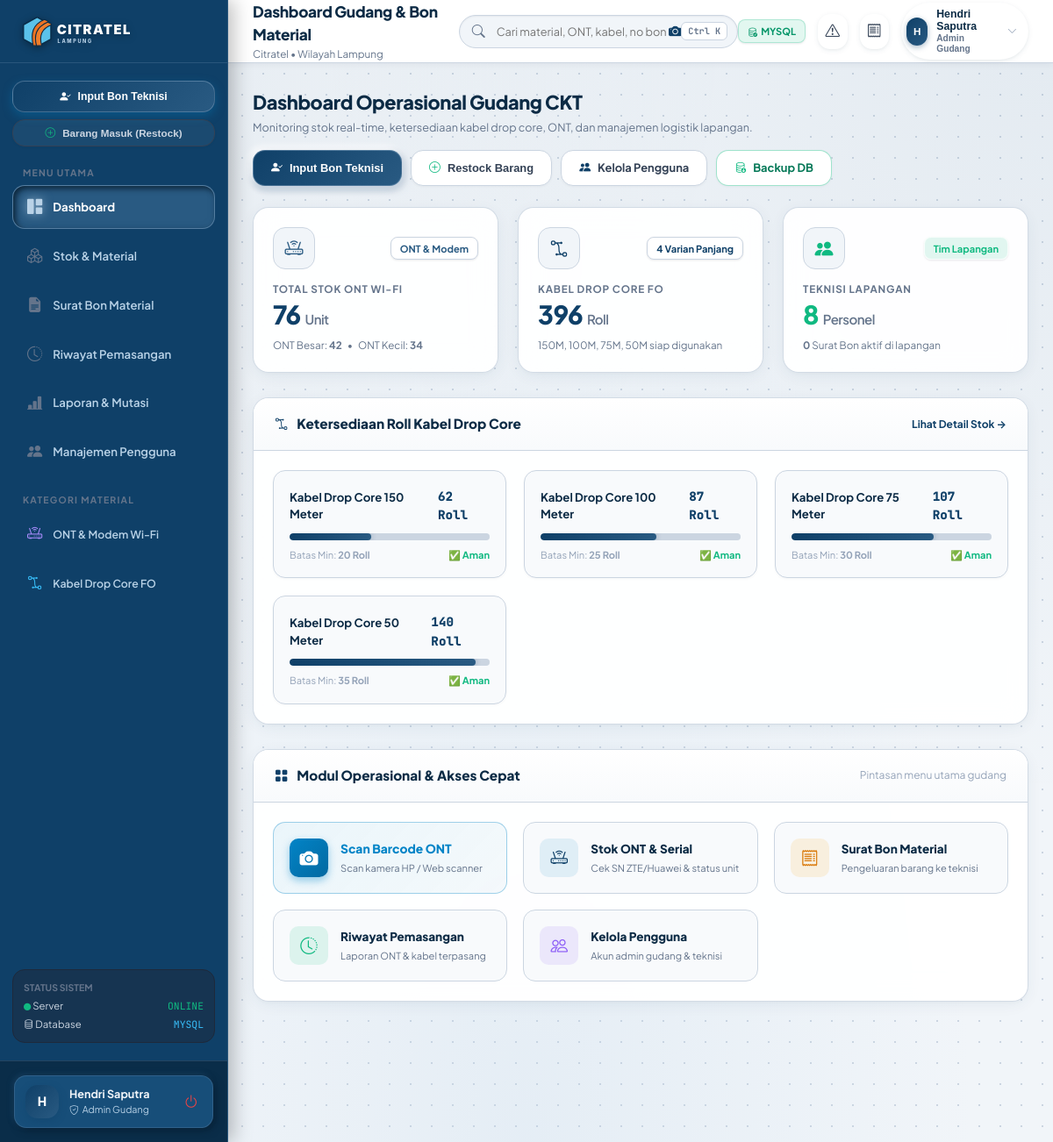
/index.php (signed in), run on the app's committed database.
### tables this page shows
CREATE TABLE `users` (
  `id` int(11) NOT NULL,
  `username` varchar(50) NOT NULL,
  `password` varchar(255) NOT NULL,
  `nik` varchar(50) NOT NULL,
  `name` varchar(100) NOT NULL,
  `role` enum('admin_gudang','teknisi','manager') NOT NULL DEFAULT 'teknisi',
  `department` varchar(100) DEFAULT 'Teknis & Jaringan',
  `avatar` varchar(255) DEFAULT NULL,
  `status` enum('active','inactive') DEFAULT 'active',
  `created_at` datetime DEFAULT current_timestamp()
);

CREATE TABLE `materials` (
  `id` int(11) NOT NULL,
  `category_id` int(11) DEFAULT NULL,
  `code` varchar(50) NOT NULL,
  `name` varchar(150) NOT NULL,
  `brand` varchar(100) DEFAULT NULL,
  `model_type` varchar(100) DEFAULT NULL,
  `cable_length` int(11) DEFAULT NULL COMMENT 'Panjang kabel dalam meter (150, 100, 75, 50)',
  `unit` varchar(20) NOT NULL DEFAULT 'Pcs',
  `stock_current` int(11) NOT NULL DEFAULT 0,
  `stock_min` int(11) NOT NULL DEFAULT 10,
  `location_rack` varchar(50) DEFAULT 'Rak A-1',
  `is_serialized` tinyint(1) DEFAULT 0 COMMENT '1 jika butuh Serial Number (ONT/Modem)',
  `specifications` text DEFAULT NULL,
  `image_url` varchar(255) DEFAULT NULL,
  `updated_at` datetime DEFAULT current_timestamp() ON UPDATE current_timestamp()
);

### index.php (the view, shortened to what the rows shown need)
<?php
$pageTitle = "Dashboard Gudang & Bon Material";
require_once __DIR__ . '/config/database.php';
require_once __DIR__ . '/includes/header.php';
require_once __DIR__ . '/includes/sidebar.php';
$totalStockOntBesar = (int)$pdo->query("SELECT stock_current FROM materials WHERE code = 'MAT-ONT-BSR'")->fetchColumn();
$totalStockOntKecil = (int)$pdo->query("SELECT stock_current FROM materials WHERE code = 'MAT-ONT-KCL'")->fetchColumn();
$cableStats = $pdo->query("
    SELECT code, name, cable_length, stock_current, stock_min
    FROM materials
    WHERE category_id = 2
    ORDER BY cable_length DESC
")->fetchAll();
?>
<div class="main-wrapper">
  <?php require_once __DIR__ . '/includes/navbar.php'; ?>
  <main class="content-body">
    <div class="stat-grid" style="grid-template-columns: repeat(auto-fit, minmax(260px, 1fr));">
      <div class="stat-card">
        <div class="stat-desc">
          <span>ONT Besar: <strong><?= $totalStockOntBesar ?></strong></span> &bull;
          <span>ONT Kecil: <strong><?= $totalStockOntKecil ?></strong></span>
        </div>
      </div>
    </div>
    <div class="table-card" style="margin-bottom: 28px;">
      <div style="padding: 22px;">
        <div style="display: grid; grid-template-columns: repeat(auto-fit, minmax(240px, 1fr)); gap: 20px;">
          <?php foreach ($cableStats as $c):
            $percent = min(100, round(($c['stock_current'] / 150) * 100));
            $isLow = $c['stock_current'] <= $c['stock_min'];
          ?>
            <div style="background: #f8fafc; border: 1px solid var(--border-color); border-radius: var(--radius-md); padding: 18px; box-shadow: 0 1px 3px rgba(15, 23, 42, 0.04); transition: transform 0.2s ease, box-shadow 0.2s ease;" onmouseover="this.style.transform='translateY(-2px)'; this.style.boxShadow='0 4px 12px rgba(15,64,104,0.08)';" onmouseout="this.style.transform='none'; this.style.boxShadow='0 1px 3px rgba(15,23,42,0.04)';">
              <div style="display: flex; justify-content: space-between; align-items: center; margin-bottom: 10px;">
                <div style="font-weight: 700; font-size: 0.88rem; color: var(--text-main);">
                  Kabel Drop Core <?= $c['cable_length'] ?> Meter
                </div>
                <div style="font-family: var(--font-mono); font-weight: 800; font-size: 0.95rem; color: <?= $isLow ? 'var(--danger)' : 'var(--primary)' ?>;">
                  <?= $c['stock_current'] ?> Roll
                </div>
              </div>
              <div style="background: #cbd5e1; height: 8px; border-radius: var(--radius-full); overflow: hidden; margin-bottom: 8px;">
                <div style="background: <?= $isLow ? '#ef4444' : 'linear-gradient(90deg, #0F4068, #295A82)' ?>; height: 100%; width: <?= $percent ?>%; border-radius: var(--radius-full); transition: width 0.4s ease; box-shadow: 0 0 6px rgba(15, 64, 104, 0.3);"></div>
              </div>
              <div style="display: flex; justify-content: space-between; align-items: center; font-size: 0.74rem; color: var(--text-dim);">
                <span>Batas Min: <strong><?= $c['stock_min'] ?> Roll</strong></span>
                <span style="color: <?= $isLow ? 'var(--danger)' : 'var(--success)' ?>; font-weight: 700;">
                  <?= $isLow ? '⚠️ Perlu Restock' : '✅ Aman' ?>
                </span>
              </div>
            </div>
          <?php endforeach; ?>
        </div>
      </div>
    </div>
  </main>
</div>
<?php require_once __DIR__ . '/includes/footer.php'; ?>

### includes/sidebar.php (shortened to what the rows shown need)
<?php
$isAdmin = in_array($currentUser['role'] ?? '', ['admin_gudang', 'admin']);
?>
<aside class="main-sidebar" id="mainSidebar">
  <div class="sidebar-footer">
    <div class="sidebar-user-card">
      <div class="user-avatar"><?= strtoupper(substr($currentUser['name'] ?? 'U', 0, 1)) ?></div>
      <div class="sidebar-user-info">
        <div class="sidebar-user-name" title="<?= htmlspecialchars($currentUser['name'] ?? '') ?>"><?= htmlspecialchars($currentUser['name'] ?? 'Pengguna') ?></div>
        <div class="sidebar-user-role">
          <i class="bi <?= $isAdmin ? 'bi-shield-check' : 'bi-person-gear' ?>"></i>
          <span><?= $isAdmin ? 'Admin Gudang' : 'Teknisi Lapangan' ?></span>
        </div>
      </div>
      <a href="logout.php" title="Keluar" style="color: #ef4444; font-size: 1.1rem; padding: 4px;">
        <i class="bi bi-power"></i>
      </a>
    </div>
  </div>
</aside>

### includes/navbar.php (shortened to what the rows shown need)
<?php
$isTeknisi = (($currentUser['role'] ?? '') === 'teknisi');
?>
<header class="topbar">
  <div class="topbar-left">
    <div class="topbar-breadcrumb">
      <h1 class="topbar-title"><?= htmlspecialchars($pageTitle ?? ($isTeknisi ? 'Tugas & Bon Saya' : 'Dashboard Gudang')) ?></h1>
    </div>
  </div>
  <div class="global-search-wrapper">
    <div class="global-search-input-group">
      <input
        type="text"
        class="global-search-input"
        id="globalSearchInput"
        placeholder="<?= $isTeknisi ? 'Cari nomor bon atau pelanggan saya...' : 'Cari material, ONT, kabel, no bon, teknisi...' ?>"
        autocomplete="off"
      >
      <button
        type="button"
        onclick="openBarcodeScanner((scanned) => {
          const inp = document.getElementById('globalSearchInput');
          if (inp) {
            inp.value = scanned;
            inp.dispatchEvent(new Event('input', { bubbles: true }));
          }
        })"
        style="position: absolute; right: 60px; background: none; border: none; color: var(--primary); cursor: pointer; padding: 4px; font-size: 1rem;"
        title="Scan Barcode Kamera untuk Cari Otomatis"
      >
        <i class="bi bi-camera-fill"></i>
      </button>
      <span class="search-shortcut-badge">Ctrl K</span>
    </div>
  </div>
  <div class="topbar-actions">
    <div class="topbar-user-dropdown">
      <button type="button" class="topbar-user-btn" id="userProfileTrigger">
        <div class="avatar"><?= strtoupper(substr($currentUser['name'] ?? 'U', 0, 1)) ?></div>
        <div style="text-align: left; line-height: 1.2;">
          <div class="name"><?= htmlspecialchars($currentUser['name'] ?? 'Pengguna') ?></div>
          <div style="font-size: 0.68rem; color: var(--text-muted); font-weight: 600;">
            <?= (($currentUser['role'] ?? '') === 'admin_gudang') ? 'Admin Gudang' : 'Teknisi' ?>
          </div>
        </div>
        <i class="bi bi-chevron-down" style="font-size: 0.75rem; color: var(--text-dim); margin-left: 4px;"></i>
      </button>
    </div>
  </div>
</header>

### data on the page
users: name "H", name "Hendri Saputra"
materials: stock_current "42"
materials: stock_current "34"
materials: cable_length "150", stock_current "62", stock_min "20", shows "✅ Aman"
materials: cable_length "100", stock_current "87", stock_min "25", shows "✅ Aman"
materials: cable_length "75", stock_current "107", stock_min "30", shows "✅ Aman"
materials: cable_length "50", stock_current "140", stock_min "35", shows "✅ Aman"

### other printed values
$active_driver "MYSQL"
$pageTitle "Dashboard Gudang & Bon Material"
$totalStockOntBesar + $totalStockOntKecil "76"
$totalCablesRoll "396"
$totalTeknisi "8"
$bonActiveCount "0"
